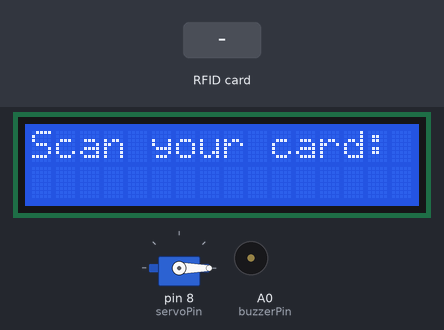
The sketch below on a simulated Arduino Uno, built with avr-gcc and run on an emulated ATmega328P. Parts: servo, 16×2 character LCD, buzzer (waves = sounding, pin HIGH). The test bench sets the inputs (shaded band). Pins used as bus, display or sensor lines are not drawn.

Above: at 1.3 s.
1.4 s: RFID card C3 DB F3 F6 held to the reader
At 1.89 s:
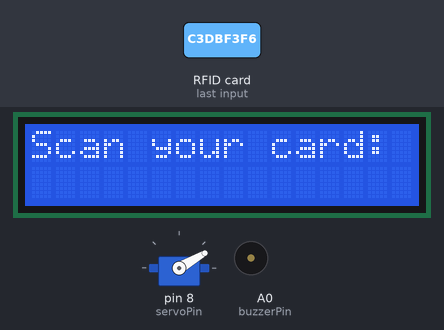
At 5.2 s:
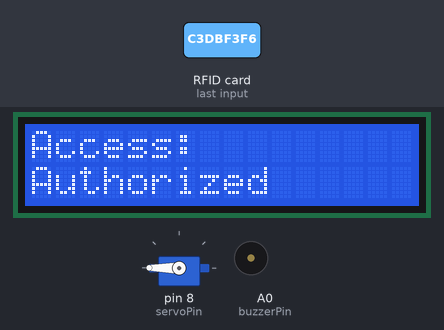
Timing chart, 0 to 13.3 s (numbered marks = the images above; inputs shaded):
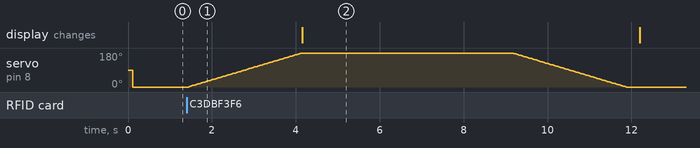

Measured:
- after the input at 1.4 s, servo on pin 8 (servoPin): rises from 0° to 180° in 2.7 s, then falls to 0° in 7.7 s

The sketch:

RFIDDoorLock.ino
```cpp
/**************************************************
Contributors:       Fawaaz Kamali Siddiqui, Parin Patel
---------------------------------------------------
Last Update:        1-August-2023
===================================================
Description:        Using an RFID module, only certain tags
                    and cards were given the ability to unlock
                    a door. The door has a bolt lock which is
                    connected to a servo through a wire. As the
                    servo moves, the lock moves with it causing
                    the door to lock or unlock. This project was
                    completed with an Arduino Uno.
===================================================
Connections:        rs:         3
                    en:         2
                    d4:         4
                    d5:         5
                    d6:         6
                    d7:         7
                    servo:      8
                    SDA:        10
                    SCK:        13
                    MOSI:       11
                    MISO:       12
                    RST:        9
                    buzzer:     A0
**************************************************/

#include <Servo.h>
#include <LiquidCrystal.h>
#include <SPI.h>
#include <MFRC522.h>


// Variable Declarations
int pos = 0;    // keep track of servo position
int servoPin = 8;
int buzzerPin = A0;

int rs = 3;
int e = 2;
int d4 = 4;
int d5 = 5;
int d6 = 6;
int d7 = 7;

#define SS_PIN 10
#define RST_PIN 9
// #define LED 8
byte readCard[4];
String tag_UID = "C3DBF3F6";
String card_UID = "73B4A1FC";
String tagID = "";

// Instantiations - for devices with seperate libraries
Servo servo;
LiquidCrystal lcd(rs, e, d4, d5, d6, d7);
MFRC522 mfrc522(SS_PIN, RST_PIN); // Create MFRC522 instance


void setup() {

    // Initialize connections
    Serial.begin(9600);
    servo.attach(servoPin);

    pinMode(buzzerPin, OUTPUT);

    lcd.begin(16, 2);

    SPI.begin(); // SPI bus
    mfrc522.PCD_Init(); // Initialise MFRC522


}

void loop() {

    // Main program

    //Wait until new tag is available
    servo.write(pos);
    lcd.clear();
    lcd.setCursor(0,0);
    lcd.print("Scan your card:");
    while (readID())
    {
        if (tagID == tag_UID || tagID == card_UID)
        {
            // digitalWrite(LED, !digitalRead(LED));  // Turn on or off the onboard led
            unlockDoor();
            lcd.clear();
            lcd.setCursor(0,0);
            lcd.print("Access:");
            lcd.setCursor(0,1);
            lcd.print("Authorized");
            delay(5000);    // open lock for 5 seconds, and then close it back
            lockDoor();
        }
        else
        {
            lcd.clear();
            lcd.setCursor(0,0);
            lcd.print("Access:");
            lcd.setCursor(0,1);
            lcd.print("Denied");
            analogWrite(buzzerPin, 255);
            delay(2000);
            analogWrite(buzzerPin, LOW);
        }
    }

}

void unlockDoor() {

    // rotate clockwise
    for (pos = 0; pos <= 180; pos++) {
        servo.write(pos);
        delay(15);
    }
}

void lockDoor() {

    // rotate anti-clockwise
    for (pos = 180; pos >= 0; pos--) {
        servo.write(pos);
        delay(15);
    }
}

bool readID()
{
    //Check if a new tag is detected or not. If not return.
    if ( ! mfrc522.PICC_IsNewCardPresent())
    {
        return false;
    }
    //Check if a new tag is readable or not. If not return.
    if ( ! mfrc522.PICC_ReadCardSerial())
    {
        return false;
    }
    tagID = "";
    // Read the 4 byte UID
    for ( uint8_t i = 0; i < 4; i++)
    {
        //readCard[i] = mfrc522.uid.uidByte[i];
        tagID.concat(String(mfrc522.uid.uidByte[i], HEX)); // Convert the UID to a single String
    }
    tagID.toUpperCase();
    mfrc522.PICC_HaltA(); // Stop reading
    return true;
  }
```
